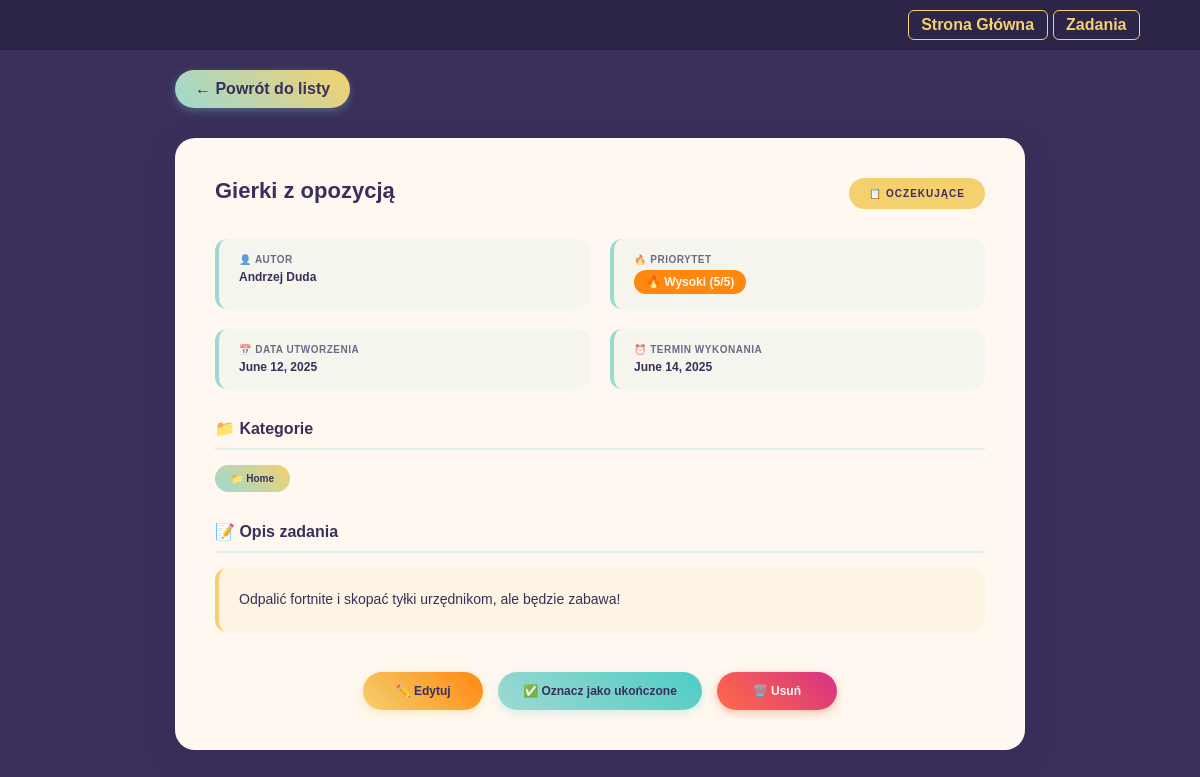
/todos/gierki-z-opozycja, run on the app's committed database.
### todo_webapp/models.py (models this page shows, shortened)
class Todo(models.Model):
    author = models.ForeignKey(
        Author, on_delete=models.CASCADE, related_name='todos')
    category = models.ManyToManyField(Category)
    title = models.CharField(max_length=50)
    description = models.TextField()
    is_completed = models.BooleanField(default=False)
    priority = models.IntegerField(
        validators=[MinValueValidator(1), MaxValueValidator(5)])
    due_date = models.DateField(auto_now=False)
    created_at = models.DateField(auto_now_add=True)
    slug = models.SlugField(default='', unique=True, db_index=True)
    def get_priority_label(self):
        if self.priority <= 2:
            return "🟢 Niski"
        elif self.priority <= 4:
            return "🟡 Średni"
        else:
            return "🔥 Wysoki"
    def get_priority_class(self):
        if self.priority <= 2:
            return "low"
        elif self.priority <= 4:
            return "medium"
        else:
            return "high"

class Author(models.Model):
    first_name = models.CharField(max_length=30)
    last_name = models.CharField(max_length=30)
    def full_name(self):
        return f'{self.first_name} {self.last_name}'
    def __str__(self):
        return self.full_name()

class Category(models.Model):
    category = models.CharField(max_length=30)
    class Meta:
        verbose_name_plural = "Categories"

### todo_webapp/views.py (the view)
# urls.py: path('todos/<slug:slug>', views.single_todo_page, name='single-todo-page')
def single_todo_page(request, slug):
    task = get_object_or_404(Todo, slug=slug)
    return render(request, 'todo_webapp/todo_detail.html', {
        "task": task
    })

### todo_webapp/templates/todo_webapp/todo_detail.html (shortened to what this page needs)
{% extends 'base.html' %}
{% load static %}
{% block css_files %}
  <link rel="stylesheet" href="{% static 'todo_webapp/todo_detail.css' %}" >
{% endblock %}
{% block content %}
  <div class="container">
        <a href="{% url 'todos-list-page' %}" class="back-button">← Powrót do listy</a>
        <div class="todo-card">
            <div class="todo-header">
                <h1 class="todo-title">{{ task.title }}</h1>
                {% if task.is_completed %}
                  <div class="status-badge status-completed">✓ Zakończone</div>
                {% else %}
                  <div class="status-badge status-pending">📋 Oczekujące</div>
                {% endif %}
            </div>
            <div class="todo-meta">
                <div class="meta-item">
                    <div class="meta-label">👤 Autor</div>
                    <div class="meta-value">{{ task.author }}</div>
                </div>
                <div class="meta-item">
                    <div class="meta-label">🔥 Priorytet</div>
                    <div class="meta-value">
                        <span class="priority-badge {{ task.get_priority_class }}">{{ task.get_priority_label }} ({{ task.priority }}/5)</span>
                    </div>
                </div>
                <div class="meta-item">
                    <div class="meta-label">📅 Data utworzenia</div>
                    <div class="meta-value">{{ task.created_at }}</div>
                </div>
                <div class="meta-item">
                    <div class="meta-label">⏰ Termin wykonania</div>
                    <div class="meta-value">{{ task.due_date }}</div>
                </div>
            </div>
            <div class="categories-container">
                <div class="section-title">📁 Kategorie</div>
                <div class="categories-list">
                    {% for cat in task.category.all %}
                      <span class="category-tag">📁 {{ cat.category }}</span>
                    {% endfor %}
                </div>
            </div>
            <div class="description-section">
                <div class="section-title">📝 Opis zadania</div>
                <div class="description-text">
                    {{ task.description }}
                </div>
            </div>
            <div class="actions-section">
                <a href="" class="btn btn-edit">✏️ Edytuj</a>
                <button class="btn btn-complete">✅ Oznacz jako ukończone</button>
                <a href="" class="btn btn-delete">🗑️ Usuń</a>
            </div>
        </div>
    </div>
{% endblock %}

### static/styles.css (style rules this page uses)
* { box-sizing: border-box; margin: 0; padding: 0; }
html { font-size: 62.5%; scroll-behavior: smooth; font-family: sans-serif; }
body { background-color: #392f5a; color: #fff8f0; font-size: 1.6rem; }

### todo_webapp/static/todo_webapp/todo_detail.css (style rules this page uses)
.container { max-width: 850px; margin: 0 auto; }
.back-button { display: inline-block; background: linear-gradient(45deg, #9dd9d2, #f4d06f); color: #392f5a; padding: 10px 20px; text-decoration: none; border-radius: 25px; font-weight: 600; margin-bottom: 30px; transition: all 0.3s ease; box-shadow: 0 3px 10px rgba(157, 217, 210, 0.3); }
.todo-card { background: #fff8f0; border-radius: 20px; padding: 40px; box-shadow: 0 10px 30px rgba(57, 47, 90, 0.2); margin-bottom: 30px; }
.todo-header { display: flex; justify-content: space-between; align-items: flex-start; margin-bottom: 30px; flex-wrap: wrap; gap: 20px; }
.todo-title { font-size: 2.2rem; color: #392f5a; font-weight: 700; margin: 0; flex: 1; min-width: 300px; }
.status-badge { padding: 10px 20px; border-radius: 25px; font-weight: 600; font-size: 1rem; text-transform: uppercase; letter-spacing: 1px; }
.status-pending { background: #f4d06f; color: #392f5a; }
.todo-meta { display: grid; grid-template-columns: repeat(auto-fit, minmax(250px, 1fr)); gap: 20px; margin-bottom: 30px; }
.meta-item { background: rgba(157, 217, 210, 0.1); padding: 15px 20px; border-radius: 12px; border-left: 4px solid #9dd9d2; }
.meta-label { font-size: 1rem; font-weight: 600; text-transform: uppercase; color: #392f5a; opacity: 0.7; margin-bottom: 5px; letter-spacing: 0.5px; }
.meta-value { font-size: 1.2rem; font-weight: 600; color: #392f5a; }
.priority-badge { display: inline-block; padding: 5px 12px; border-radius: 15px; font-size: 1.2rem; font-weight: 600; }
.priority-badge.high { background: #ff8811; color: #fff8f0; }
.categories-container { margin-bottom: 30px; }
.categories-list { display: flex; flex-wrap: wrap; gap: 10px; margin-top: 10px; }
.category-tag { background: linear-gradient(45deg, #9dd9d2, #f4d06f); color: #392f5a; padding: 8px 16px; border-radius: 20px; font-size: 1rem; font-weight: 600; }
.description-section { margin-bottom: 30px; }
.section-title { color: #392f5a; font-weight: 600; margin-bottom: 15px; padding-bottom: 10px; border-bottom: 2px solid rgba(157, 217, 210, 0.3); }
.description-text { font-size: 1.4rem; line-height: 1.7; color: #392f5a; background: rgba(244, 208, 111, 0.1); padding: 20px; border-radius: 12px; border-left: 4px solid #f4d06f; }
.actions-section { display: flex; gap: 15px; flex-wrap: wrap; justify-content: center; margin-top: 40px; }
.btn { padding: 12px 25px; border: none; border-radius: 25px; font-size: 1.2rem; font-weight: 600; text-decoration: none; transition: all 0.3s ease; cursor: pointer; display: inline-block; text-align: center; min-width: 120px; }
.btn-edit { background: linear-gradient(45deg, #f4d06f, #ff8811); color: #392f5a; box-shadow: 0 3px 10px rgba(244, 208, 111, 0.4); }
.btn-delete { background: linear-gradient(45deg, #ff6b47, #d63384); color: #fff8f0; box-shadow: 0 3px 10px rgba(255, 107, 71, 0.4); }
.btn-complete { background: linear-gradient(45deg, #9dd9d2, #4ecdc4); color: #392f5a; box-shadow: 0 3px 10px rgba(157, 217, 210, 0.4); }

### data on the page
Todo: title "Gierki z opozycją", author "Andrzej Duda", get_priority_label "🔥 Wysoki", priority "5", created_at "June 12, 2025", due_date "June 14, 2025", description "Odpalić fortnite i skopać tyłki urzędnikom, ale będzie zabawa!"
Category: category "Home"
